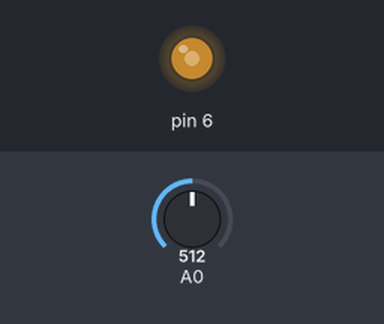
The sketch below on a simulated Arduino Uno, built with avr-gcc and run on an emulated ATmega328P. On the bench: output pins drawn as LEDs (lit = HIGH). The test bench sets the inputs (shaded band); at power-on: A0 = 512.

Above: at 1.2 s.
1.3 s: A0 set to 716
At 1.9 s:
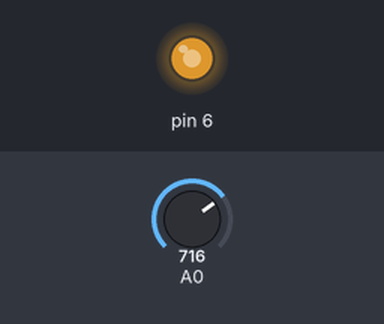
2.8 s: A0 set to 900
At 3.1 s:
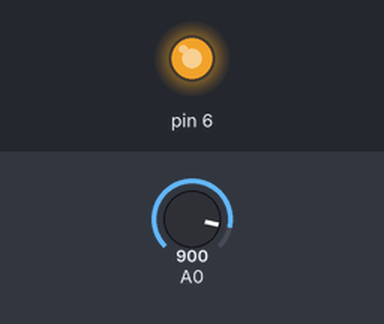
4.3 s: A0 set to 122
At 5.4 s:
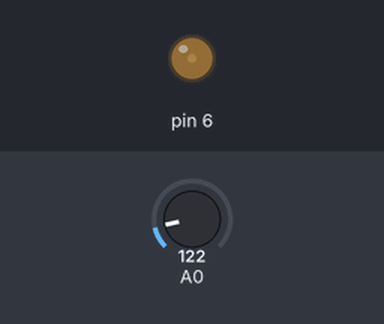
5.8 s: A0 set to 0
At 6.6 s:
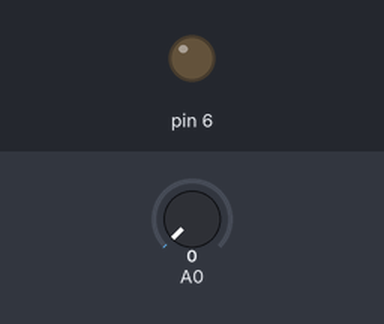
7.3 s: A0 set to 511
At 7.7 s:
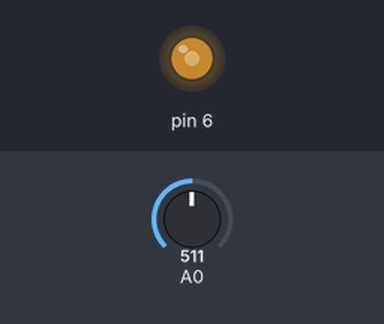
Timing chart, 0 to 9.8 s (numbered marks = the images above; inputs shaded):
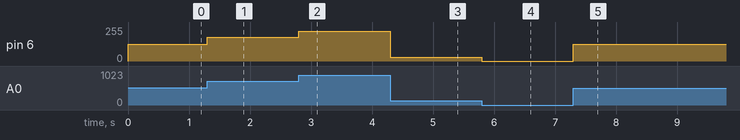

The sketch:

createfadingledanalog61.ino
```cpp
//we get the led to turn on and off really quickly at really fast intervals
//This is called pulse width modulation (PWM) , have a % of time to specify 5V, etc.
//Amount of time pulse stays high vs low.
//we use a resistor this time, led some wires.
//plug anode to pin #7 in arduino.

void setup() {
  //baud clock rate.
  pinMode(6, OUTPUT);
}

void loop() {


  //Read analog value from pin.

  //analog write can have vlues 0 to 255, analog read has value from 0 to 1023.
  int potValue = analogRead(A0);


   //map value from the 0-1023 to 0-255
   int mappedValue = map(potValue, 0, 1023, 0, 255);

   //write this analog value to the LED
   analogWrite(6, mappedValue);

   //pins marked with tilde (~) are the pins that are capable of producing pwm signal.


}

//rgb led jhas 4 pins.
```

Measured:
- after the input at 1.3 s, pin 6: 127/255 → 178/255 at once
- after the input at 2.8 s, pin 6: 178/255 → 224/255 at once
- after the input at 4.3 s, pin 6: 224/255 → 30/255 at once
- after the input at 5.8 s, pin 6: 30/255 → 0/255 at once
- after the input at 7.3 s, pin 6: 0/255 → 127/255 at once
